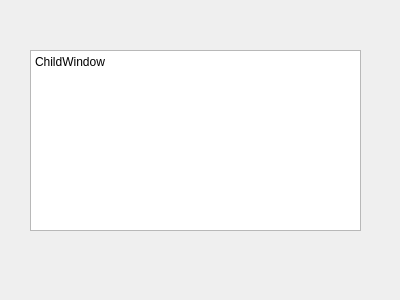
<?xml version="1.0" encoding="UTF-8"?>
<ui version="4.0">
 <class>Form</class>
 <widget class="QWidget" name="Form">
  <property name="geometry">
   <rect>
    <x>0</x>
    <y>0</y>
    <width>400</width>
    <height>300</height>
   </rect>
  </property>
  <property name="windowTitle">
   <string>Form</string>
  </property>
  <widget class="QTextEdit" name="textEdit">
   <property name="geometry">
    <rect>
     <x>30</x>
     <y>50</y>
     <width>331</width>
     <height>181</height>
    </rect>
   </property>
   <property name="html">
    <string>&lt;!DOCTYPE HTML PUBLIC &quot;-//W3C//DTD HTML 4.0//EN&quot; &quot;http://www.w3.org/TR/REC-html40/strict.dtd&quot;&gt;
&lt;html&gt;&lt;head&gt;&lt;meta name=&quot;qrichtext&quot; content=&quot;1&quot; /&gt;&lt;style type=&quot;text/css&quot;&gt;
p, li { white-space: pre-wrap; }
&lt;/style&gt;&lt;/head&gt;&lt;body style=&quot; font-family:'SimSun'; font-size:9pt; font-weight:400; font-style:normal;&quot;&gt;
&lt;p style=&quot; margin-top:0px; margin-bottom:0px; margin-left:0px; margin-right:0px; -qt-block-indent:0; text-indent:0px;&quot;&gt;ChildWindow&lt;/p&gt;
&lt;p style=&quot;-qt-paragraph-type:empty; margin-top:0px; margin-bottom:0px; margin-left:0px; margin-right:0px; -qt-block-indent:0; text-indent:0px;&quot;&gt;&lt;br /&gt;&lt;/p&gt;&lt;/body&gt;&lt;/html&gt;</string>
   </property>
  </widget>
 </widget>
 <resources/>
 <connections/>
</ui>
